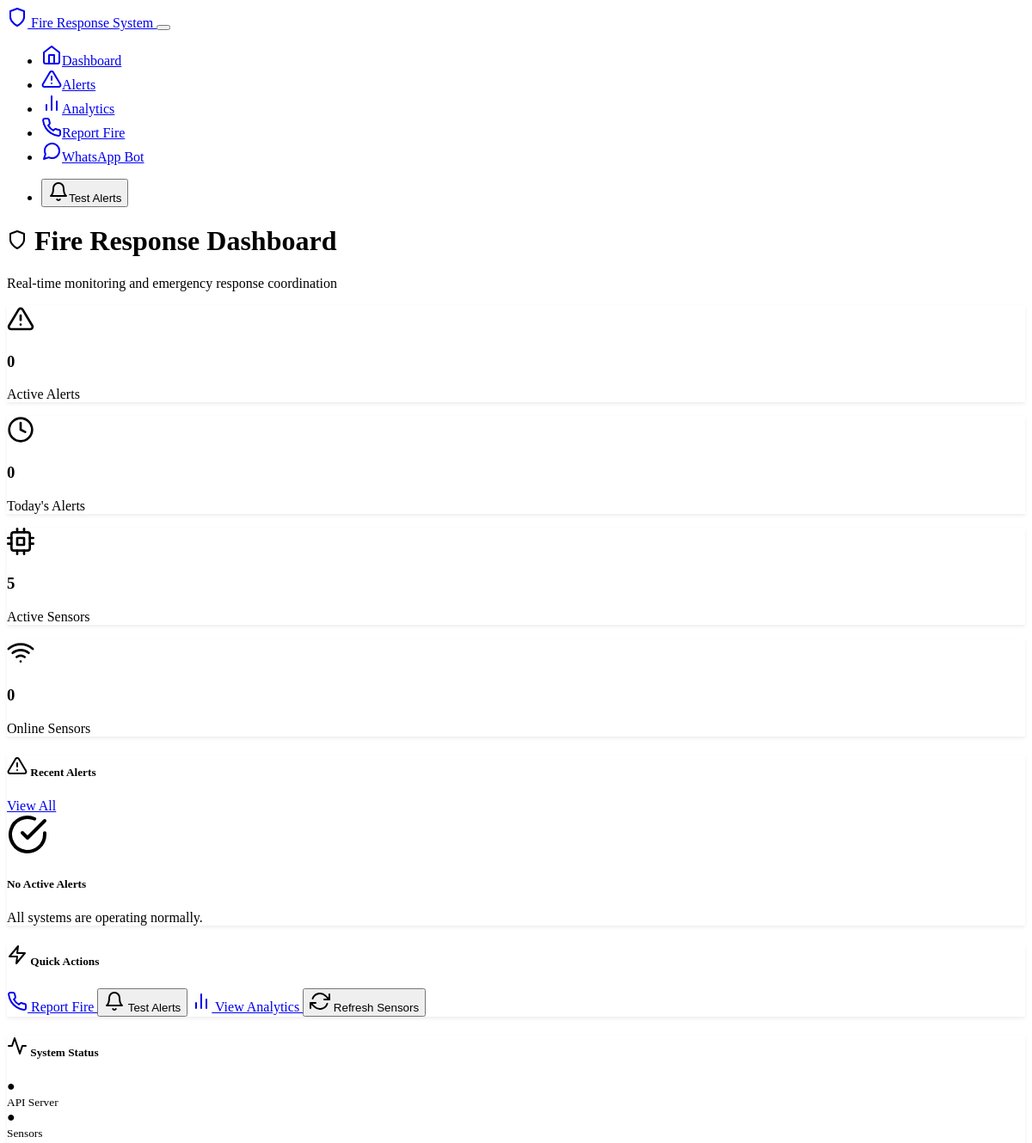
Before: / (upper part) with the older database file.
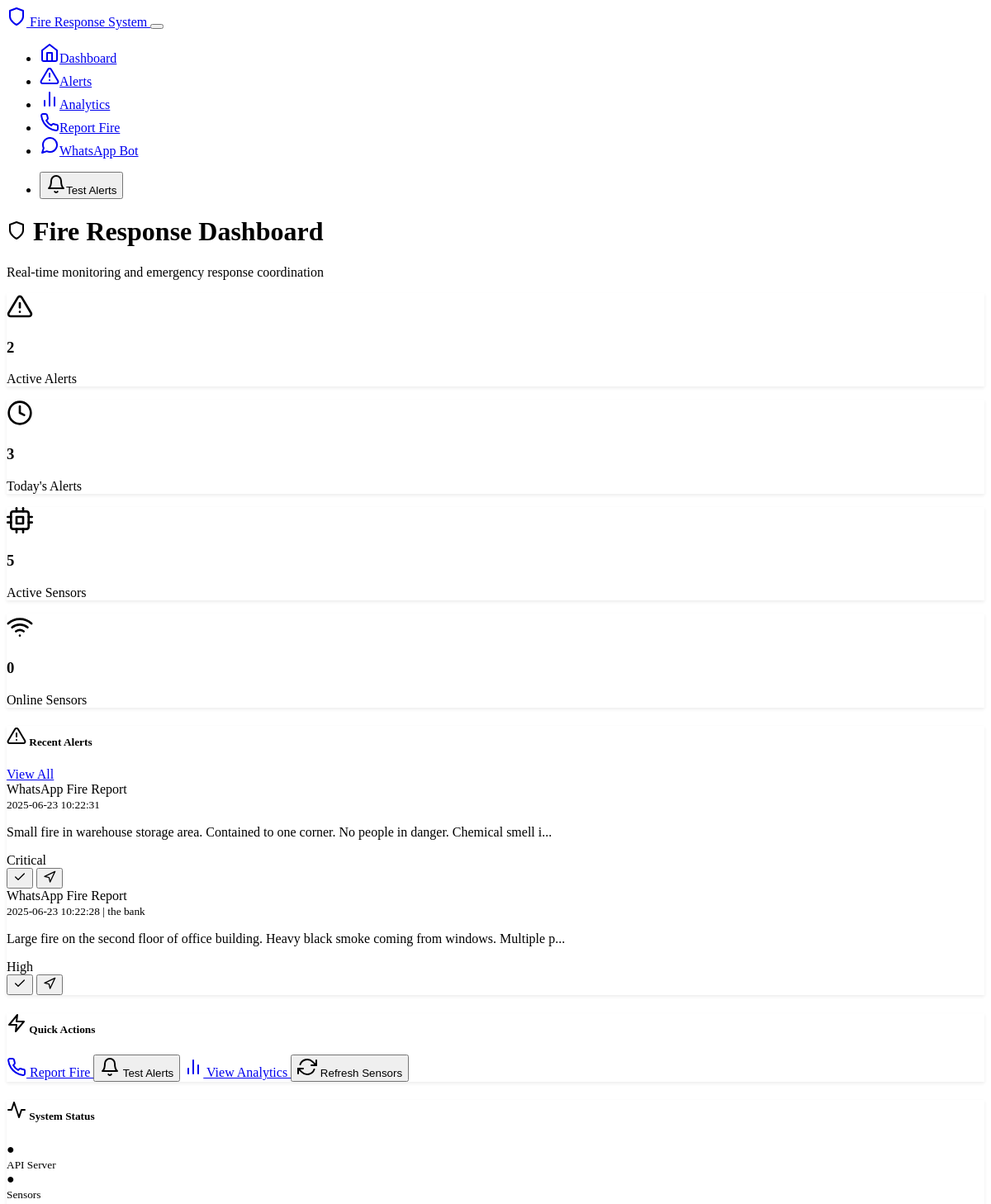
After: the same page with the newer database file.
### models.py (models this page shows)
class Alert(db.Model):
    id = db.Column(db.Integer, primary_key=True)
    title = db.Column(db.String(200), nullable=False)
    description = db.Column(db.Text)
    alert_type = db.Column(Enum(AlertType), nullable=False)
    status = db.Column(Enum(AlertStatus), default=AlertStatus.ACTIVE)
    severity = db.Column(db.String(20), default='medium')  # low, medium, high, critical
    latitude = db.Column(db.Float, nullable=False)
    longitude = db.Column(db.Float, nullable=False)
    address = db.Column(db.String(300))
    sensor_id = db.Column(db.Integer, db.ForeignKey('sensor.id'), nullable=True)
    sensor_reading = db.Column(db.Float)
    created_at = db.Column(db.DateTime, default=datetime.utcnow)
    resolved_at = db.Column(db.DateTime)
    sms_sent = db.Column(db.Boolean, default=False)
    email_sent = db.Column(db.Boolean, default=False)
    reporter_name = db.Column(db.String(100))
    reporter_phone = db.Column(db.String(20))
    reporter_email = db.Column(db.String(100))

### routes.py (the view)
@app.route('/')
def index():
    recent_alerts = Alert.query.filter_by(status=AlertStatus.ACTIVE).order_by(Alert.created_at.desc()).limit(5).all()
    sensors = Sensor.query.filter_by(is_active=True).all()
    total_alerts_today = Alert.query.filter(
        Alert.created_at >= datetime.utcnow().date()
    ).count()
    active_alerts_count = Alert.query.filter_by(status=AlertStatus.ACTIVE).count()
    return render_template('index.html',
                         recent_alerts=recent_alerts,
                         sensors=sensors,
                         total_alerts_today=total_alerts_today,
                         active_alerts_count=active_alerts_count)

### templates/index.html (shortened to what the changed rows need)
{% extends "base.html" %}
{% block content %}
<div class="row mb-4">
    <div class="col-12">
        <h1>
            <i data-feather="shield" class="me-2"></i>
            Fire Response Dashboard
        </h1>
    </div>
</div>
<div class="row mb-4">
    <div class="col-md-3">
        <div class="card bg-danger">
            <div class="card-body text-center">
                <i data-feather="alert-triangle" width="32" height="32" class="mb-2"></i>
                <h3 class="card-title">{{ active_alerts_count }}</h3>
                <p class="card-text">Active Alerts</p>
            </div>
        </div>
    </div>
    <div class="col-md-3">
        <div class="card bg-warning">
            <div class="card-body text-center">
                <i data-feather="clock" width="32" height="32" class="mb-2"></i>
                <h3 class="card-title">{{ total_alerts_today }}</h3>
                <p class="card-text">Today's Alerts</p>
            </div>
        </div>
    </div>
</div>
<div class="row mb-4">
    <div class="col-lg-8">
        <div class="card">
            <div class="card-body">
                {% if recent_alerts %}
                    <div class="list-group list-group-flush">
                        {% for alert in recent_alerts %}
                        <div class="list-group-item d-flex justify-content-between align-items-start">
                            <div class="ms-2 me-auto">
                                <div class="fw-bold">{{ alert.title }}</div>
                                <small class="text-muted">
                                    {{ alert.created_at.strftime('%Y-%m-%d %H:%M:%S') }}
                                    {% if alert.address %}
                                        | {{ alert.address }}
                                    {% endif %}
                                </small>
                                {% if alert.description %}
                                    <p class="mb-1 small">{{ alert.description[:100] }}{% if alert.description|length > 100 %}...{% endif %}</p>
                                {% endif %}
                            </div>
                            <div class="text-end">
                                <span class="badge bg-{{ 'danger' if alert.severity == 'critical' else 'warning' if alert.severity == 'high' else 'info' }} mb-1">
                                    {{ alert.severity.title() }}
                                </span>
                                <br>
                                <button class="btn btn-success btn-sm" onclick="resolveAlert({{ alert.id }})">
                                    <i data-feather="check" width="16" height="16"></i>
                                </button>
                                <button class="btn btn-primary btn-sm" onclick="getNavigation({{ alert.id }})">
                                    <i data-feather="navigation" width="16" height="16"></i>
                                </button>
                            </div>
                        </div>
                        {% endfor %}
                    </div>
                {% else %}
                    <div class="text-center py-4">
                        <i data-feather="check-circle" width="48" height="48" class="text-success mb-3"></i>
                        <h5>No Active Alerts</h5>
                        <p class="text-muted">All systems are operating normally.</p>
                    </div>
                {% endif %}
            </div>
        </div>
    </div>
</div>
{% endblock %}

Changed rows visible on the page:
added Alert: title "WhatsApp Fire Report", created_at "2025-06-23 10:22:31", description "Small fire in warehouse storage area. Contained to one corner. No people in danger. Chemical smell i", severity "Critical"
added Alert: title "WhatsApp Fire Report", created_at "2025-06-23 10:22:28", address "the bank", description "Large fire on the second floor of office building. Heavy black smoke coming from windows. Multiple p", severity "High"
Other visible differences:
{{ active_alerts_count }}: "0" → "2"
{{ total_alerts_today }}: "0" → "3"
text no longer shown: "No Active Alerts All systems are operating normally."
